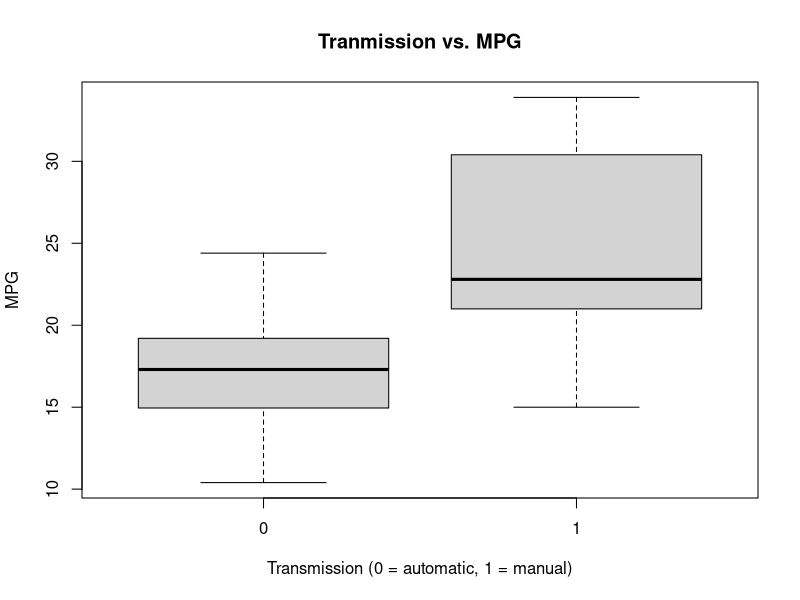
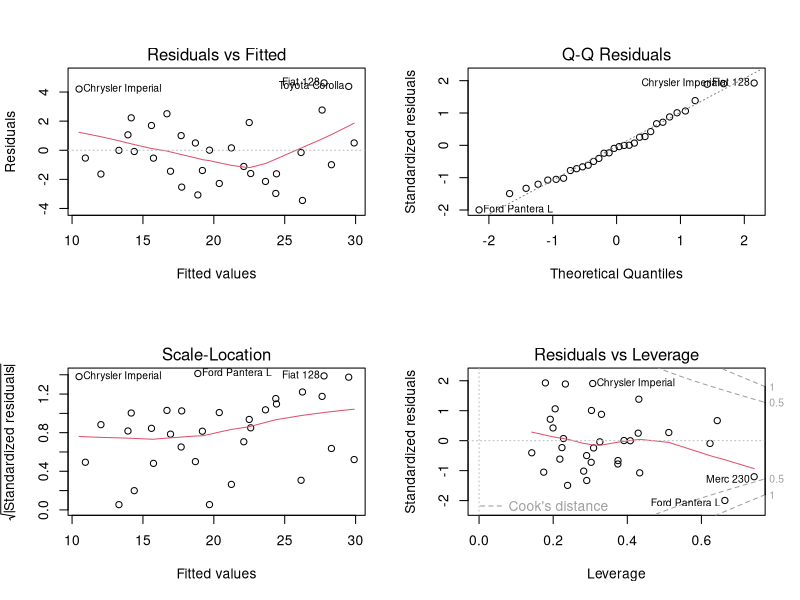
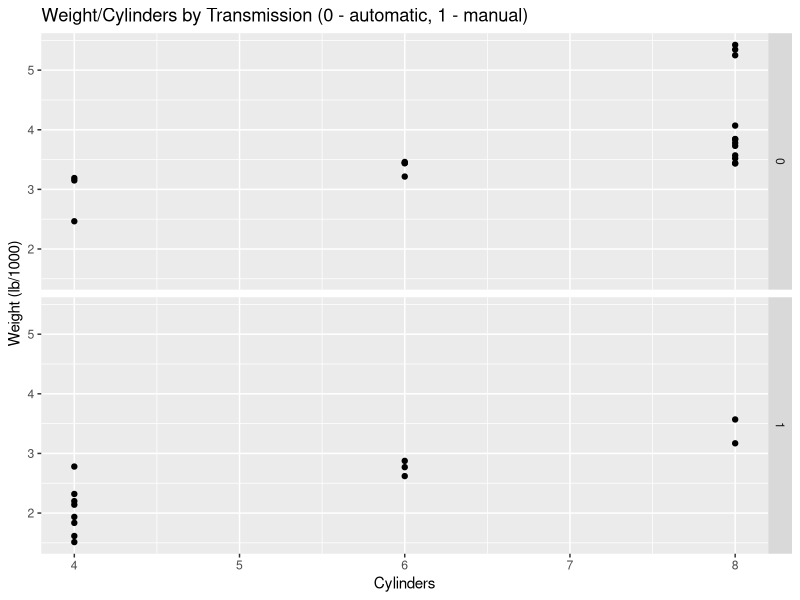

Reproduce these figures in R, in order.
## ---- chunk 1
# The library is one of the demo one's from R-Studio, first thing I do is boxplot the transmission against MPG
boxplot(mpg ~ am, data = mtcars, main = "Tranmission vs. MPG", xlab = "Transmission (0 = automatic, 1 = manual)", ylab="MPG")
## ---- chunk 2
mtcarsmodel1 <- lm(mpg ~ am, data = mtcars)
summary(mtcarsmodel1)
## ---- chunk 3
analysis <- aov(mpg ~ ., data = mtcars)
summary(analysis)
## ---- chunk 4
lm <- lm(mpg ~ cyl + disp + wt + am, data = mtcars)
summary(lm)
## ---- chunk 5
lm <- lm(mpg ~ cyl + wt, data = mtcars)
summary(lm)
## ---- chunk 6
library(ggplot2)
par(mfrow = c(2, 2))
plot(analysis)
## ---- chunk 7
qplot(cyl, wt, data=mtcars, main="Weight/Cylinders by Transmission (0 - automatic, 1 - manual) ", xlab = "Cylinders", ylab = "Weight (lb/1000)") +
  facet_grid(am ~ .)
